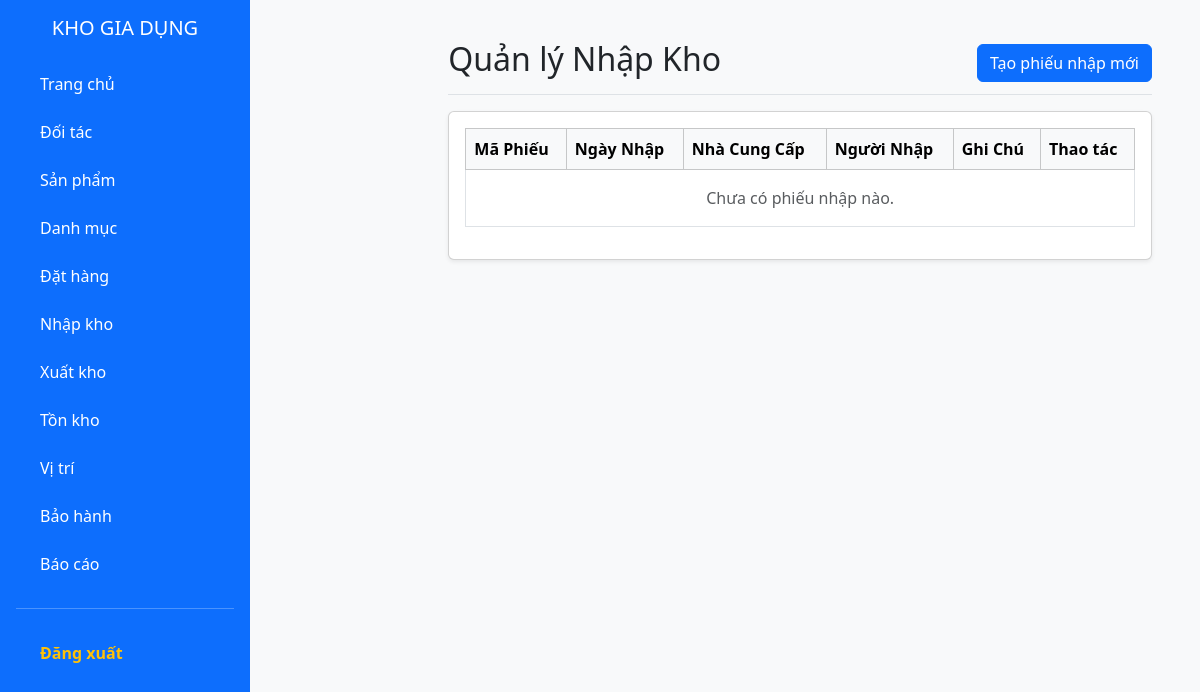
The app's page /public/import (signed in), older data.
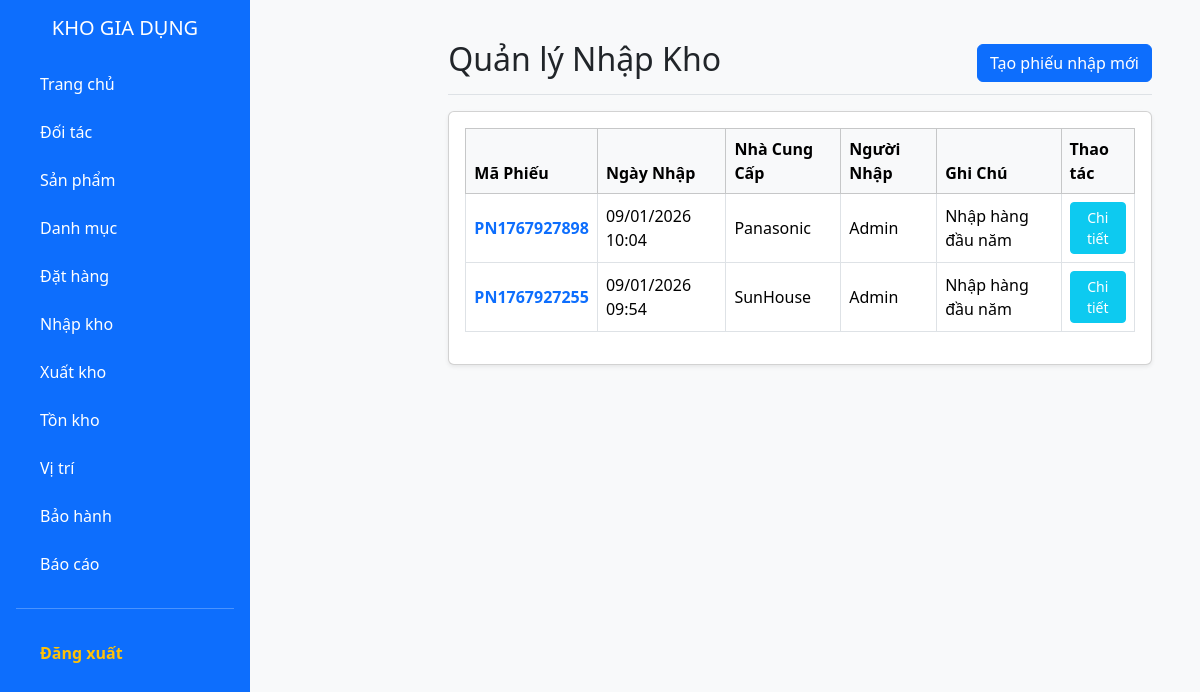
The same page, newer data.
### tables this page shows
CREATE TABLE IF NOT EXISTS `phieunhap` (
  `maPN` varchar(20) NOT NULL,
  `ngayNhap` datetime DEFAULT CURRENT_TIMESTAMP,
  `maNCC` varchar(10) NOT NULL,
  `ghiChu` varchar(300) DEFAULT NULL,
  `maND` varchar(20) DEFAULT NULL,
  PRIMARY KEY (`maPN`),
  KEY `fk_pn_ncc` (`maNCC`),
  KEY `fk_pn_nd` (`maND`)
);

CREATE TABLE IF NOT EXISTS `nhacungcap` (
  `maNCC` varchar(10) NOT NULL,
  `tenNCC` varchar(100) NOT NULL,
  `diaChi` varchar(200) DEFAULT NULL,
  `sdt` varchar(20) DEFAULT NULL,
  `email` varchar(50) DEFAULT NULL,
  `trangThai` tinyint DEFAULT '1',
  PRIMARY KEY (`maNCC`)
);

CREATE TABLE IF NOT EXISTS `nguoidung` (
  `maND` varchar(20) NOT NULL,
  `tenND` varchar(100) NOT NULL,
  `email` varchar(50) DEFAULT NULL,
  `sdt` varchar(10) DEFAULT NULL,
  `taiKhoan` varchar(50) NOT NULL,
  `matKhau` varchar(255) NOT NULL,
  `maVaiTro` varchar(20) NOT NULL,
  PRIMARY KEY (`maND`),
  UNIQUE KEY `taiKhoan` (`taiKhoan`),
  KEY `fk_nguoidung_vaitro` (`maVaiTro`)
);

### app/controllers/ImportController.php (called while the page is built, shortened)
<?php
class ImportController extends Controller {
    private $importModel;
    public function __construct() {
        $this->importModel = $this->model('ImportModel');
    }
    public function index() {
        $imports = $this->importModel->getAllImports();
        $data = [
            'title' => 'Lịch sử Nhập kho',
            'imports' => $imports
        ];
        $this->view('import/index', $data);
    }
}
?>

### app/core/app.php (called while the page is built, shortened)
<?php
class App {
    protected $action = 'index';
    public function __construct() {
        $url = $this->parseUrl();
        if (isset($url[0])) {
            if (file_exists(APP_ROOT . '/controllers/' . ucfirst($url[0]) . 'Controller.php')) {
                unset($url[0]);
            }
        }
        $this->controller = new $this->controller;
        $this->params = $url ? array_values($url) : [];
        call_user_func_array([$this->controller, $this->action], $this->params);
    }
    public function parseUrl() {
        if (isset($_GET['url'])) {
            return explode('/', filter_var(rtrim($_GET['url'], '/'), FILTER_SANITIZE_URL));
        }
    }
}
?>

### public/index.php (called while the page is built, shortened)
<?php
require_once ROOT_PATH . '/app/core/Database.php';
require_once ROOT_PATH . '/app/core/Controller.php';
require_once ROOT_PATH . '/app/core/App.php';
$app = new App();
?>

### app/models/ImportModel.php (called while the page is built, shortened)
<?php
class ImportModel {
    private $conn;
    public function __construct() {
        $this->conn = Database::getInstance()->getConnection();
    }
    public function getAllImports() {
        $sql = "SELECT pn.*, ncc.tenNCC, nd.tenND
                FROM phieunhap pn
                JOIN nhacungcap ncc ON pn.maNCC = ncc.maNCC
                LEFT JOIN nguoidung nd ON pn.maND = nd.maND
                ORDER BY pn.ngayNhap DESC";
        $stmt = $this->conn->prepare($sql);
        $stmt->execute();
        return $stmt->fetchAll();
    }
}
?>

### app/core/Database.php (called while the page is built, shortened)
<?php
class Database {
    private static $instance = null;
    private $conn;
    private function __construct() {
        try {
            $dsn = "mysql:host=" . DB_HOST . ";dbname=" . DB_NAME . ";charset=utf8mb4";
            $this->conn = new PDO($dsn, DB_USER, DB_PASS);
            $this->conn->setAttribute(PDO::ATTR_ERRMODE, PDO::ERRMODE_EXCEPTION);
            $this->conn->setAttribute(PDO::ATTR_DEFAULT_FETCH_MODE, PDO::FETCH_ASSOC);
        } catch(PDOException $e) {
            die("Lỗi kết nối MySQL: " . $e->getMessage());
        }
    }
    public static function getInstance() {
        if (!self::$instance) {
            self::$instance = new Database();
        }
        return self::$instance;
    }
    public function getConnection() {
        return $this->conn;
    }
}
?>

### app/views/import/index.php (the view, shortened to what the changed rows need)
<?php require_once APP_ROOT . '/views/layouts/header.php'; ?>
<?php require_once APP_ROOT . '/views/layouts/sidebar.php'; ?>
<main class="col-md-9 ms-sm-auto col-lg-10 px-md-4">
    <div class="d-flex justify-content-between flex-wrap flex-md-nowrap align-items-center pt-3 pb-2 mb-3 border-bottom">
        <h1 class="h2">Quản lý Nhập Kho</h1>
    </div>
    <div class="card shadow-sm">
        <div class="card-body">
            <div class="table-responsive">
                <table class="table table-hover table-bordered align-middle">
                    <thead class="table-light">
                        <tr>
                            <th>Mã Phiếu</th>
                            <th>Ngày Nhập</th>
                            <th>Nhà Cung Cấp</th>
                            <th>Người Nhập</th>
                            <th>Ghi Chú</th>
                            <th>Thao tác</th>
                        </tr>
                    </thead>
                    <tbody>
                        <?php if (!empty($data['imports'])): ?>
                            <?php foreach ($data['imports'] as $item): ?>
                            <tr>
                                <td class="fw-bold text-primary"><?php echo $item['maPN']; ?></td>
                                <td>
                                    <?php echo date('d/m/Y H:i', strtotime($item['ngayNhap'])); ?>
                                </td>
                                <td><?php echo $item['tenNCC']; ?></td>
                                <td><?php echo $item['tenND']; ?></td>
                                <td><?php echo $item['ghiChu']; ?></td>
                                <td>
                                    <a href="<?php echo BASE_URL; ?>/import/show/<?php echo urlencode($item['maPN']); ?>" class="btn btn-sm btn-info text-white">Chi tiết</a>
                                </td>
                            </tr>
                            <?php endforeach; ?>
                        <?php else: ?>
                            <tr>
                                <td colspan="6" class="text-center text-muted py-3">
                                    Chưa có phiếu nhập nào.
                                </td>
                            </tr>
                        <?php endif; ?>
                    </tbody>
                </table>
            </div>
        </div>
    </div>
</main>
<?php require_once APP_ROOT . '/views/layouts/footer.php'; ?>

Row changes from the older to the newer data that the page shows:
added phieunhap: maPN "PN1767927898", ngayNhap "09/01/2026 10:04", maNCC.tenNCC "Panasonic", maND.tenND "Admin", ghiChu "Nhập hàng đầu năm"
added phieunhap: maPN "PN1767927255", ngayNhap "09/01/2026 09:54", maNCC.tenNCC "SunHouse", maND.tenND "Admin", ghiChu "Nhập hàng đầu năm"
Text that changed along with them:
text no longer shown: "Chưa có phiếu nhập nào."
